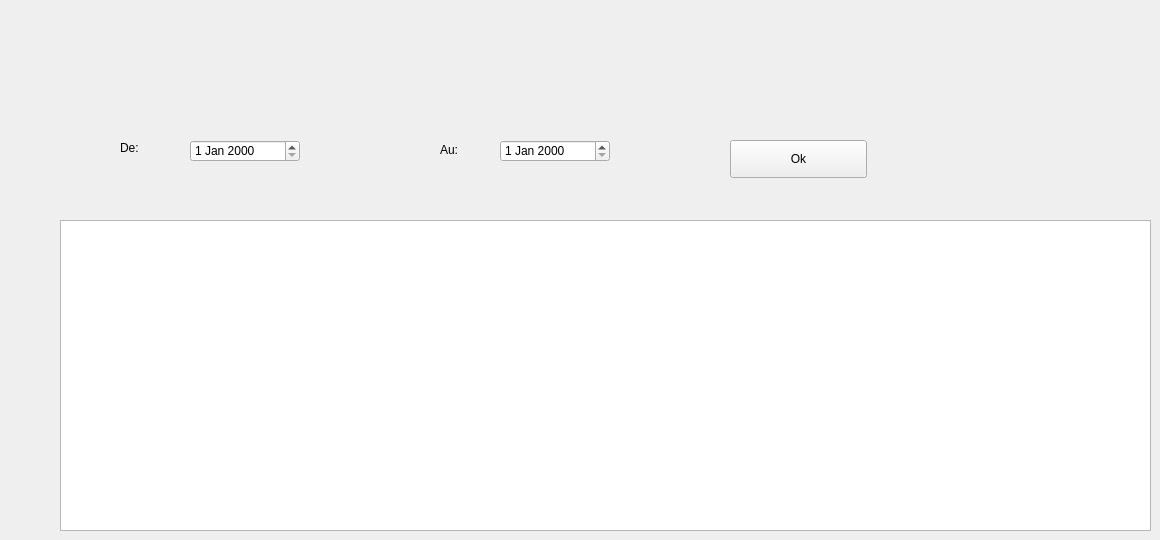
      <widget class="QWidget" name="tab_7">
       <attribute name="title">
        <string>Liste Clients par rdv</string>
       </attribute>
       <widget class="QLabel" name="label_27">
        <property name="geometry">
         <rect>
          <x>120</x>
          <y>140</y>
          <width>56</width>
          <height>16</height>
         </rect>
        </property>
        <property name="text">
         <string>De:</string>
        </property>
       </widget>
       <widget class="QLabel" name="label_28">
        <property name="geometry">
         <rect>
          <x>440</x>
          <y>140</y>
          <width>31</width>
          <height>20</height>
         </rect>
        </property>
        <property name="text">
         <string>Au: </string>
        </property>
       </widget>
       <widget class="QDateEdit" name="d1">
        <property name="geometry">
         <rect>
          <x>190</x>
          <y>140</y>
          <width>110</width>
          <height>22</height>
         </rect>
        </property>
       </widget>
       <widget class="QDateEdit" name="d2">
        <property name="geometry">
         <rect>
          <x>500</x>
          <y>140</y>
          <width>110</width>
          <height>22</height>
         </rect>
        </property>
       </widget>
       <widget class="QPushButton" name="ok2">
        <property name="geometry">
         <rect>
          <x>730</x>
          <y>140</y>
          <width>137</width>
          <height>38</height>
         </rect>
        </property>
        <property name="text">
         <string>Ok</string>
        </property>
       </widget>
       <widget class="QTableView" name="tableView2">
        <property name="geometry">
         <rect>
          <x>60</x>
          <y>220</y>
          <width>1091</width>
          <height>311</height>
         </rect>
        </property>
       </widget>
      </widget>
